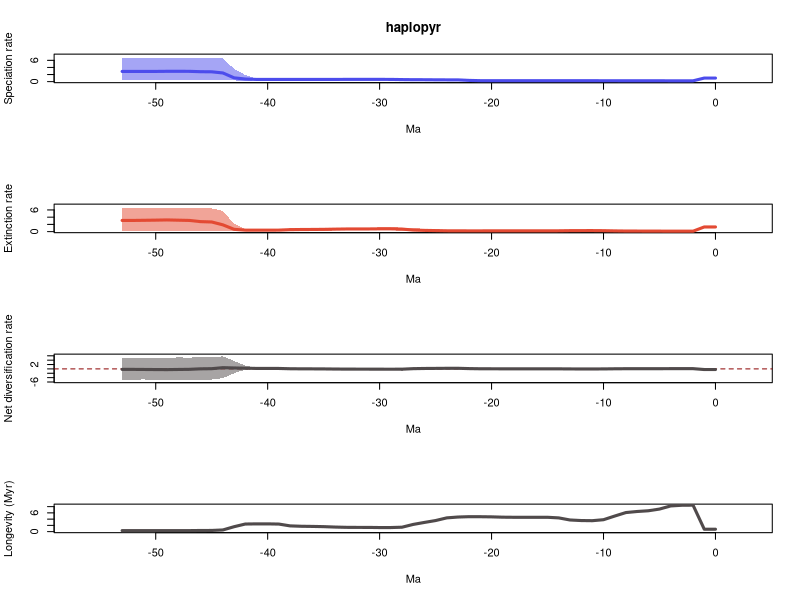

Here is the R script that generated this plot:
# 1 files combined:
# 	/home/eeb177-student/Desktop/eeb-177/eeb-174-final-project/haplo_pyrate/pyrate_mcmc_logs/haplopyr_occ_1_marginal_rates.log

# 95% HPDs calculated using code from Biopy (https://www.cs.auckland.ac.nz/~yhel002/biopy/)

pdf(file='/home/eeb177-student/Desktop/eeb-177/eeb-174-final-project/haplo_pyrate/pyrate_mcmc_logs/haplopyr_occ_1_marginal_rates_RTT.pdf',width=0.6*9, height=16.8)
par(mfrow=c(4,1))
library(scales)
L_hpd_m95=c(0.687059662068, 0.687059662068,0.114454463226,0.114978765918,0.122538777957,0.148791227334,0.183379114966,0.183379114966,0.183379114966,0.191845136149,0.192608154646,0.194878740146,0.195193258322,0.195193258322,0.195193258322,0.195193258322,0.195193258322,0.195193258322,0.195193258322,0.194514507495,0.197998498483,0.18906431112,0.194514507495,0.221739262835,0.224773199873,0.223097304131,0.223097304131,0.225052384966,0.225052384966,0.442247978187,0.442247978187,0.446859186033,0.444279418981,0.442301514602,0.442247978187,0.428776452453,0.424253261891,0.411404271208,0.411404271208,0.411404271208,0.411404271208,0.411404271208,0.195104260989,0.349009050012,0.430164991169,0.460514550842,0.460514550842,0.455106689998,0.455106689998,0.455106689998,0.462334595324,0.460514550842,0.460514550842,0.460514550842)
L_hpd_M95=c(1.42003116573, 1.42003116573,0.293950299532,0.293950299532,0.300935973956,0.316264888448,0.315929201989,0.314879020683,0.314879020683,0.317571481774,0.317571481774,0.317571481774,0.317571481774,0.317571481774,0.317571481774,0.317571481774,0.317571481774,0.317571481774,0.317571481774,0.317571481774,0.323607760271,0.353413842571,0.670323850566,0.757106527025,0.760714471084,0.769025290915,0.784395389588,0.79020225438,0.792593546776,0.879426543428,0.843942483606,0.847583791731,0.844412877024,0.844412877024,0.845984616105,0.844412877024,0.856428062951,0.856428062951,0.856428062951,0.856428062951,0.865345368796,0.883168124027,1.87462543099,3.58618180001,6.56302266012,6.75252809103,6.75252809103,6.75252809103,6.77388607563,6.77388607563,6.75252809103,6.75252809103,6.75252809103,6.75252809103)
M_hpd_m95=c(0.95340334703, 0.95340334703,0.041893563951,0.0417767479643,0.041893563951,0.0721942815753,0.0773933043806,0.0762541651607,0.0793448820801,0.0794096659423,0.0973887046371,0.172442993815,0.165237777743,0.16253236629,0.134624154556,0.13701807809,0.137209228536,0.13701807809,0.136618781117,0.135364428782,0.127224430213,0.116547533718,0.112033883371,0.101547527093,0.0586514877817,0.086860658554,0.107066048943,0.112033883371,0.167470279441,0.446405756029,0.44964384592,0.399029992409,0.399029992409,0.399029992409,0.324198624758,0.269286555445,0.262149176258,0.258684532098,0.166404547681,0.104727283932,0.104727283932,0.104727283932,0.0822931716357,0.036116629161,0.0910205622721,0.250370216446,0.250370216446,0.250370216446,0.188049971293,0.188049971293,0.0929115683227,0.111434918269,0.0929115683227,0.0929115683227)
M_hpd_M95=c(1.66653961389, 1.66653961389,0.1874636485,0.1874636485,0.194621719776,0.248867472126,0.265982468385,0.266812797702,0.275785072721,0.326781213238,0.45155448464,0.493795627782,0.48837552485,0.461649963911,0.314790551519,0.283282141575,0.283282141575,0.283282141575,0.283282141575,0.287137288614,0.299850477213,0.299490374516,0.299850477213,0.30042431464,0.343263277653,0.734295231124,0.828626752665,0.921582258263,1.12017690436,1.17852361612,1.15639410843,1.08529813293,1.08529813293,1.08283417647,1.04380605135,0.974394507267,0.959279476202,0.945449688712,0.884544255753,0.714148533725,0.705340057122,0.714148533725,0.714148533725,2.16635926185,5.74159977159,6.42557063278,6.4663408232,6.65580488614,6.63211881135,6.63211881135,6.61053017502,6.61291652916,6.56427696307,6.55651575179)
R_hpd_m95=c(-0.851980764897, -0.851980764897,7.4696086545e-05,-0.0100002447185,-0.0100002447185,-0.0229264235788,-0.0398372447316,-0.0435510751181,-0.0591477802007,-0.0993324721559,-0.219308586485,-0.239888636951,-0.240418711379,-0.21459645728,-0.0735116362966,-0.060064066725,-0.060064066725,-0.0616703395346,-0.0531255482947,-0.058988157225,-0.060064066725,-0.0719635738112,-0.051610962955,-0.0240991523309,-0.0248518559016,-0.217248695512,-0.403838879919,-0.572282039124,-0.745868608276,-0.626097698682,-0.567316309116,-0.50792288561,-0.50792288561,-0.44700892715,-0.440101596469,-0.413630563993,-0.397480982623,-0.414442564221,-0.361819642536,-0.145703393146,-0.134557897265,-0.158427795776,-0.321308905262,-1.9965812587,-4.2418378972,-4.86377067375,-4.86377067375,-5.30089274387,-4.98923320126,-5.30089274387,-5.17098680934,-4.83267300131,-4.91958902954,-4.85533784847)
R_hpd_M95=c(0.198044595922, 0.198044595922,0.208898769768,0.199179935532,0.196316166609,0.193323081536,0.193323081536,0.193323081536,0.19308025094,0.19308025094,0.169000270527,0.124167763684,0.121563709821,0.128806304161,0.158172468395,0.133777469358,0.133777469358,0.132564202246,0.141580233424,0.141580233424,0.158959005885,0.206131732595,0.473141514793,0.553902870083,0.5778568672,0.636910453137,0.650778810776,0.622549802658,0.478205921487,0.279084235006,0.256166791509,0.234512416132,0.234512416132,0.312395503414,0.339537468065,0.392279093145,0.417705522138,0.420230905474,0.480070858722,0.591699536202,0.591699536202,0.595028430592,1.51566565039,3.65529583019,5.71090308676,5.47383319602,5.47383319602,5.12567776278,5.3039572201,4.87636888102,4.91928795835,5.12567776278,4.94421572034,4.94421572034)
L_mean=c(1.00169279154, 1.00169279154,0.227984656469,0.228342601776,0.228597929032,0.237076363876,0.244574843249,0.245158571252,0.246704135531,0.250255309754,0.250575468869,0.253146254438,0.253772313117,0.253779800614,0.253990639761,0.253990639761,0.253990639761,0.253990639761,0.253990639761,0.254184997592,0.255561553029,0.267821095921,0.342000688774,0.486163685961,0.493027985917,0.50760496878,0.531959746557,0.541227271244,0.573518679535,0.623404560466,0.6305622766,0.630525381589,0.630355811341,0.629555324208,0.62153946123,0.617068282473,0.613949189789,0.611114342362,0.611254830413,0.611254830413,0.612378516668,0.617490019932,0.73068768171,1.06345894763,2.43935223833,2.76579152248,2.79647340216,2.89818357936,2.90401327223,2.90363711946,2.8755849481,2.87424181245,2.87275264644,2.87144672697)
M_mean=c(1.29355106155, 1.29355106155,0.118185620776,0.118553644837,0.121653058385,0.13855035085,0.149891094864,0.155278287471,0.163929119985,0.20074983715,0.262266268925,0.285805091832,0.282104259297,0.268298524597,0.227643566903,0.218005236437,0.21801238618,0.218059928205,0.218014366128,0.216373554766,0.211682806526,0.209666612665,0.209110266815,0.214218802367,0.227331548113,0.282200252448,0.340077790384,0.43403363124,0.707106796109,0.766372609546,0.768428750258,0.741374272432,0.740861027409,0.727660566019,0.68506313434,0.627840024867,0.600971362995,0.584002070088,0.543684636714,0.413839490237,0.40321875169,0.403693915615,0.411646401569,0.635285795022,1.87487960683,2.6701403052,2.76694211818,3.10004737342,3.16649353793,3.23772661997,3.18002653183,3.1372867968,3.09928429382,3.09763787675)
R_mean=c(-0.291858270007, -0.291858270007,0.109799035692,0.109788956939,0.106944870647,0.0985260130254,0.0946837483856,0.0898802837808,0.0827750155462,0.0495054726036,-0.0116908000557,-0.0326588373939,-0.0283319461797,-0.0145187239828,0.0263470728582,0.0359854033239,0.0359782535806,0.0359307115561,0.0359762736334,0.0378114428261,0.0438787465031,0.0581544832562,0.132890421959,0.271944883594,0.265696437804,0.225404716332,0.191881956173,0.107193640004,-0.133588116574,-0.142968049081,-0.137866473658,-0.110848890844,-0.110505216067,-0.0981052418108,-0.0635236731092,-0.010771742394,0.0129778267935,0.0271122722743,0.0675701936988,0.197415340176,0.209159764978,0.213796104317,0.319041280141,0.428173152611,0.564472631498,0.0956512172796,0.0295312839752,-0.201863794062,-0.262480265702,-0.334089500515,-0.304441583732,-0.263044984343,-0.226531647387,-0.226191149772)
trans=0.5
age=(0:(54-1))* -1
plot(age,age,type = 'n', ylim = c(0, 7.45127468319), xlim = c(-56.7,2.7), ylab = 'Speciation rate', xlab = 'Ma',main='haplopyr' )
polygon(c(age, rev(age)), c(L_hpd_M95, rev(L_hpd_m95)), col = alpha("#4c4cec",trans), border = NA)
lines(rev(age), rev(L_mean), col = "#4c4cec", lwd=3)
plot(age,age,type = 'n', ylim = c(0, 7.32138537475), xlim = c(-56.7,2.7), ylab = 'Extinction rate', xlab = 'Ma' )
polygon(c(age, rev(age)), c(M_hpd_M95, rev(M_hpd_m95)), col = alpha("#e34a33",trans), border = NA)
lines(rev(age), rev(M_mean), col = "#e34a33", lwd=3)
plot(age,age,type = 'n', ylim = c(-5.83098201826, 6.28199339543), xlim = c(-56.7,2.7), ylab = 'Net diversification rate', xlab = 'Ma' )
abline(h=0,lty=2,col="darkred")
polygon(c(age, rev(age)), c(R_hpd_M95, rev(R_hpd_m95)), col = alpha("#504A4B",trans), border = NA)
lines(rev(age), rev(R_mean), col = "#504A4B", lwd=3)
plot(age,age,type = 'n', ylim = c(0, max(1/M_mean)), xlim = c(-56.7,2.7), ylab = 'Longevity (Myr)', xlab = 'Ma' )
lines(rev(age), rev(1/M_mean), col = "#504A4B", lwd=3)
n <- dev.off()